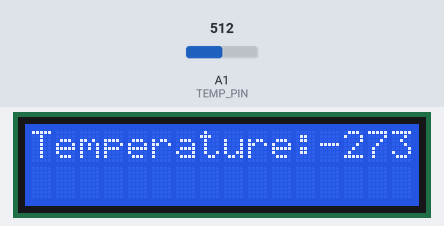
Simulated run of this sketch. Board: Arduino Uno, built with avr-gcc and run on an emulated ATmega328P. Parts: 16×2 character LCD. Inputs (shaded band) come from the test bench; at power-on: A1 (TEMP_PIN) = 512. What the sketch prints to the serial monitor is not drawn.

Above: at 1.2 s.
1.3 s: A1 (TEMP_PIN) set to 0
At 3.1 s:
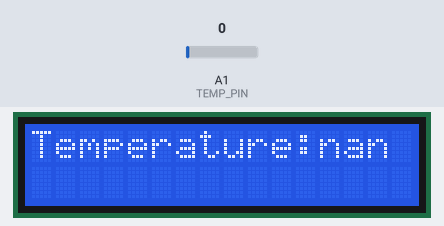
3.6 s: A1 (TEMP_PIN) set to 122
At 4.9 s:
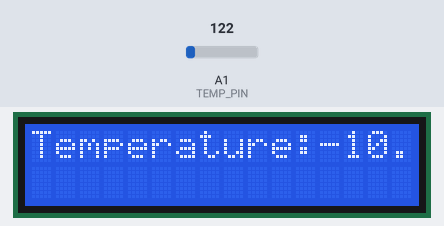
5.6 s: A1 (TEMP_PIN) set to 306
At 6.7 s:
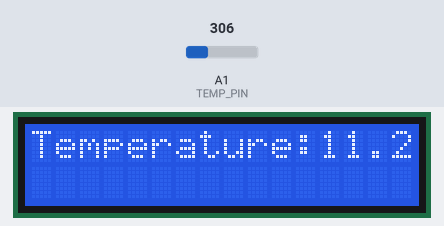
Timing chart, 0 to 8.6 s (numbered marks = the images above; inputs shaded):
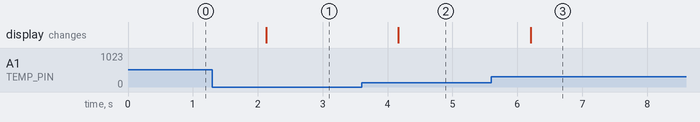

The sketch:

lab1_es6.ino
```cpp
#include <LiquidCrystal_PCF8574.h>
LiquidCrystal_PCF8574 lcd(0x27);

const int TEMP_PIN = A1;
const int B = 4275;
const int long R0 = 100000;
const int Vcc = 1023;
const float T0 = 298.15;

void setup() {
  // put your setup code here, to run once:
  pinMode(TEMP_PIN, INPUT);

  Serial.begin(9600);
  while (!Serial);
  Serial.println("Lab 1.6 Starting");

  lcd.begin(16, 2);
  lcd.setBacklight(255);
  lcd.home();
}

void convertTension (int sensorVal) {
  float R = ((Vcc / sensorVal) - 1.0) * R0;
  float T = 1 / (log(R / R0) / B + 1 / T0) - 273.15;
  lcd.clear();
  lcd.setCursor(0, 0);
  lcd.print("Temperature:");
  lcd.print(T);
  delay(1e3);
}

void loop() {
  int sensorVal = analogRead(TEMP_PIN);
  convertTension(sensorVal);
}
```

Measured:
- after the input at 1.3 s, the display: changes after 0.83 s (image 1)
- after the input at 3.6 s, the display: changes after 0.57 s (image 2)
- after the input at 5.6 s, the display: changes after 0.61 s (image 3)
